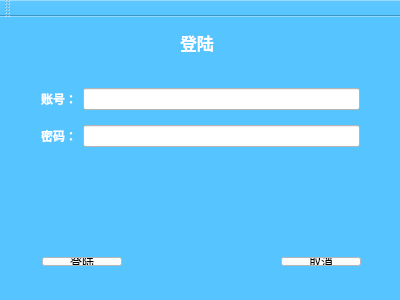
<?xml version="1.0" encoding="UTF-8"?>
<ui version="4.0">
 <class>MainWindow</class>
 <widget class="QMainWindow" name="MainWindow">
  <property name="geometry">
   <rect>
    <x>0</x>
    <y>0</y>
    <width>400</width>
    <height>300</height>
   </rect>
  </property>
  <property name="minimumSize">
   <size>
    <width>400</width>
    <height>300</height>
   </size>
  </property>
  <property name="maximumSize">
   <size>
    <width>400</width>
    <height>300</height>
   </size>
  </property>
  <property name="font">
   <font>
    <weight>75</weight>
    <bold>true</bold>
   </font>
  </property>
  <property name="windowTitle">
   <string>登陆</string>
  </property>
  <property name="styleSheet">
   <string notr="true">background-color: rgb(85, 196, 255);</string>
  </property>
  <widget class="QWidget" name="centralWidget">
   <widget class="QLabel" name="label">
    <property name="geometry">
     <rect>
      <x>180</x>
      <y>10</y>
      <width>71</width>
      <height>31</height>
     </rect>
    </property>
    <property name="font">
     <font>
      <pointsize>13</pointsize>
      <weight>75</weight>
      <bold>true</bold>
     </font>
    </property>
    <property name="styleSheet">
     <string notr="true">color: rgb(255, 255, 255);</string>
    </property>
    <property name="text">
     <string>登陆</string>
    </property>
   </widget>
   <widget class="QWidget" name="">
    <property name="geometry">
     <rect>
      <x>30</x>
      <y>60</y>
      <width>341</width>
      <height>81</height>
     </rect>
    </property>
    <layout class="QGridLayout" name="gridLayout">
     <item row="0" column="0">
      <layout class="QHBoxLayout" name="horizontalLayout">
       <item>
        <widget class="QLabel" name="label_2">
         <property name="font">
          <font>
           <family>Adobe 宋体 Std L</family>
           <weight>75</weight>
           <bold>true</bold>
          </font>
         </property>
         <property name="styleSheet">
          <string notr="true">color: rgb(255, 255, 255);</string>
         </property>
         <property name="text">
          <string>账号：</string>
         </property>
        </widget>
       </item>
       <item>
        <widget class="QLineEdit" name="le_account">
         <property name="styleSheet">
          <string notr="true">background-color: rgb(255, 255, 255);</string>
         </property>
        </widget>
       </item>
      </layout>
     </item>
     <item row="2" column="0">
      <layout class="QHBoxLayout" name="horizontalLayout_2">
       <item>
        <widget class="QLabel" name="label_3">
         <property name="font">
          <font>
           <family>Adobe 宋体 Std L</family>
           <weight>75</weight>
           <bold>true</bold>
          </font>
         </property>
         <property name="styleSheet">
          <string notr="true">color: rgb(255, 255, 255);</string>
         </property>
         <property name="text">
          <string>密码：</string>
         </property>
        </widget>
       </item>
       <item>
        <widget class="QLineEdit" name="le_password">
         <property name="styleSheet">
          <string notr="true">background-color: rgb(255, 255, 255);</string>
         </property>
        </widget>
       </item>
      </layout>
     </item>
     <item row="1" column="0">
      <spacer name="verticalSpacer">
       <property name="orientation">
        <enum>Qt::Vertical</enum>
       </property>
       <property name="sizeHint" stdset="0">
        <size>
         <width>20</width>
         <height>40</height>
        </size>
       </property>
      </spacer>
     </item>
    </layout>
   </widget>
   <widget class="QWidget" name="">
    <property name="geometry">
     <rect>
      <x>31</x>
      <y>229</y>
      <width>341</width>
      <height>31</height>
     </rect>
    </property>
    <layout class="QHBoxLayout" name="horizontalLayout_4">
     <item>
      <widget class="QPushButton" name="oicq_login">
       <property name="styleSheet">
        <string notr="true">background-color: rgb(255, 255, 255);</string>
       </property>
       <property name="text">
        <string>登陆</string>
       </property>
      </widget>
     </item>
     <item>
      <spacer name="horizontalSpacer">
       <property name="orientation">
        <enum>Qt::Horizontal</enum>
       </property>
       <property name="sizeHint" stdset="0">
        <size>
         <width>40</width>
         <height>20</height>
        </size>
       </property>
      </spacer>
     </item>
     <item>
      <widget class="QPushButton" name="oicq_cancel">
       <property name="styleSheet">
        <string notr="true">background-color: rgb(255, 255, 255);</string>
       </property>
       <property name="text">
        <string>取消</string>
       </property>
      </widget>
     </item>
    </layout>
   </widget>
   <widget class="QWidget" name="">
    <property name="geometry">
     <rect>
      <x>30</x>
      <y>171</y>
      <width>121</width>
      <height>20</height>
     </rect>
    </property>
    <layout class="QHBoxLayout" name="horizontalLayout_3">
     <item>
      <widget class="QLabel" name="label_4">
       <property name="font">
        <font>
         <weight>75</weight>
         <bold>true</bold>
        </font>
       </property>
       <property name="styleSheet">
        <string notr="true">color: rgb(255, 255, 255);</string>
       </property>
       <property name="text">
        <string>记住密码：</string>
       </property>
      </widget>
     </item>
     <item>
      <widget class="QCheckBox" name="checkBox">
       <property name="sizePolicy">
        <sizepolicy hsizetype="Fixed" vsizetype="Fixed">
         <horstretch>0</horstretch>
         <verstretch>0</verstretch>
        </sizepolicy>
       </property>
       <property name="styleSheet">
        <string notr="true">background-color: rgb(255, 255, 255);</string>
       </property>
       <property name="text">
        <string/>
       </property>
      </widget>
     </item>
    </layout>
   </widget>
  </widget>
  <widget class="QToolBar" name="mainToolBar">
   <attribute name="toolBarArea">
    <enum>TopToolBarArea</enum>
   </attribute>
   <attribute name="toolBarBreak">
    <bool>false</bool>
   </attribute>
  </widget>
  <action name="actionSpiderman">
   <property name="text">
    <string>Spiderman</string>
   </property>
  </action>
  <action name="actionIroman">
   <property name="text">
    <string>Iroman</string>
   </property>
  </action>
 </widget>
 <layoutdefault spacing="6" margin="11"/>
 <resources/>
 <connections/>
</ui>
